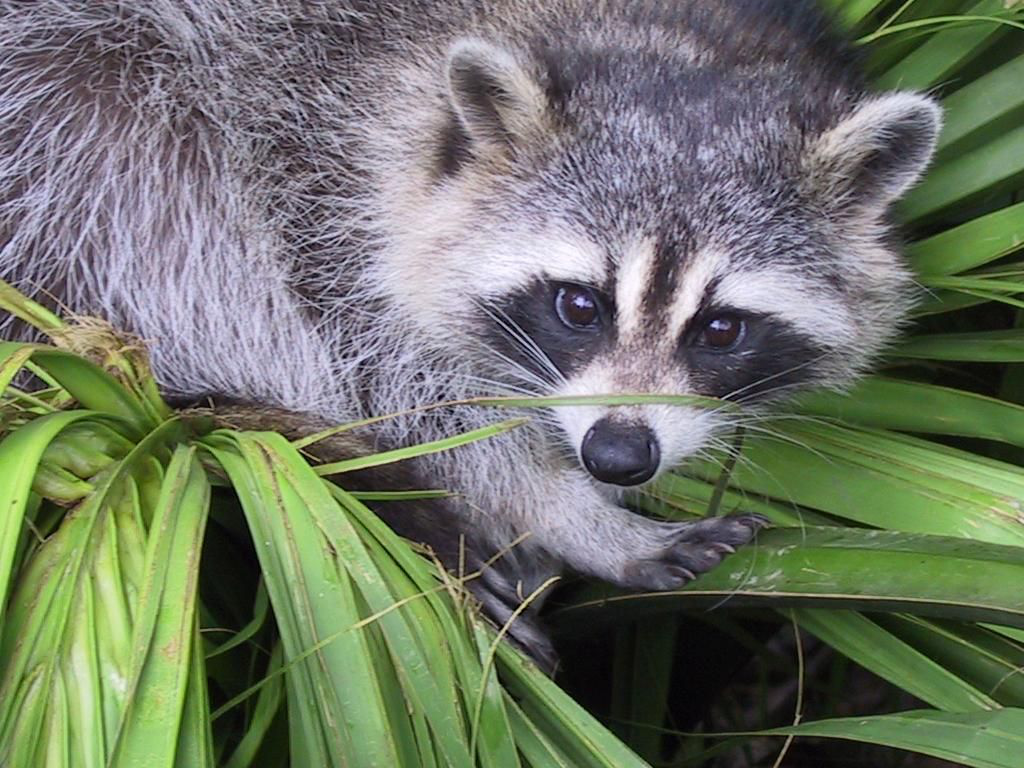
#> input picture LAB 7/racoon.png, 1024 x 768 px
$ jupyter execute 'LABORATOR 7.ipynb'
#> lines starting #> are read from the running program, lines starting #| are printed output that depends on the picture; long printed decimals are rounded
# Pachete necesare pentru folosirea acestui Notebook

Vom folosi [scipy](https://scipy.org/), [numpy](https://numpy.org/) si [matplotlib](https://matplotlib.org/).

[cell 1]
from scipy import misc, ndimage
import numpy as np
import matplotlib.pyplot as plt

# Imaginea cu care lucrÄm

Vom folosi o imagine din setul de date oferit implicit de cÄtre scipy.

[cell 2]
# [6 lines of commented-out code are left out]

import numpy as np
import imageio.v2 as imageio
import matplotlib.pyplot as plt

X = imageio.imread("racoon.png") # COLOR
#> X is the input picture: shape (768, 1024, 3); mean R, G, B 110.7, 117.7, 102.1
plt.imshow(X)
plt.axis("off")
plt.show()

gray = np.mean(X, axis=2)          # GRI = media celor 3 canale de culoare duce la grayscale
plt.imshow(gray, cmap="gray")
plt.axis("off")
plt.show()

#In practica: Gray = 0.299 * R + 0.587 * G + 0.114 * B

# Transformata Fourier a unei imagini

Transformata Fourier DiscretÄ se extinde uČor la mai multe dimensiuni. Pentru un semnal bidimensional precum o imagine DFT devine:

$$
Y_{m_1,m_2} = \sum_{n_1=0}^{N_1-1}\sum_{n_2=0}^{N_2-1}x_{n_1,n_2}e^{-j2\pi(m_1 n_1/N_1 + m_2 n_2/N_2)}
$$

* unde $n_1$ Či $n_2$ sunt poziČile pixelilor pe orizontalÄ, respectiv, pe verticalÄ
* bin-urile rezultate corespund poziČiilor pixelilor
* spectrul este ĂŽn continuare simetric
* proprietÄČile transformatei DFT 1D sunt respectate Či ĂŽn cazul celei 2D

Ăn continuare vom folosi rutina generalÄ `fft2` ce serveČte mai bine activitÄČii de ĂŽnvÄČare, deČi pentru semnale reale ar trebui sÄ folosim `rfft2` ce ĂŽntoarce doar informaČia esenČialÄ (ex. omite simetriile). De asemenea vom analiza spectrul ĂŽn scalÄ logaritmicÄ pentru a diferenČia mai bine magnitudinile bin-urilor DTF.

[cell 3]
Y = np.fft.fft2(gray)
freq_db = 20*np.log10(abs(Y))
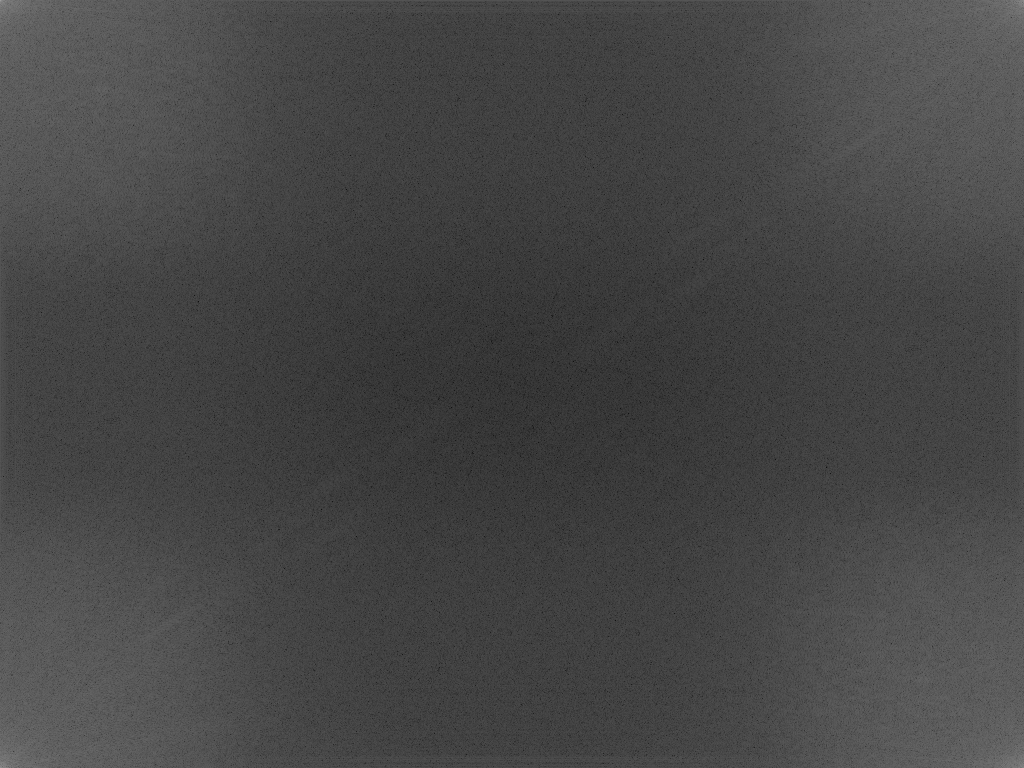
#> freq_db: shape (768, 1024) float64; min 14.21, max 158.8, mean 70.5

plt.imshow(freq_db)
plt.colorbar()
plt.show()

OperaČiile efectuate direct asupra imaginii se reflectÄ Či ĂŽn spectrul acesteia. IatÄ un exemplu a unei rotaČii de 45 de grade:

[cell 4]
rotate_angle = 45
X45 = ndimage.rotate(X, rotate_angle)
plt.imshow(X45, cmap=plt.cm.gray)
plt.show()

X45_gray = np.mean(X45, axis=2)
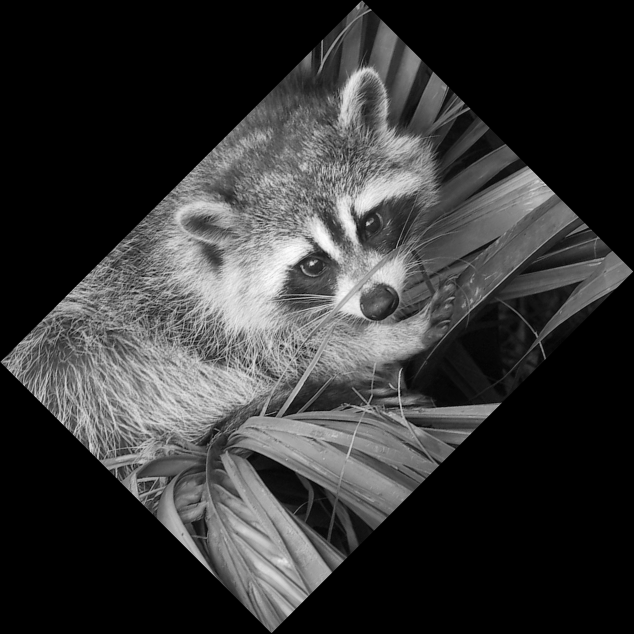
#> X45_gray: shape (1267, 1267) float64 (shown at 1/2 size); min 0, max 254.3, mean 53.9

Y45 = np.fft.fft2(X45_gray)
plt.imshow(20*np.log10(abs(Y45)))
plt.colorbar()
plt.show()

Momentan pe axe sunt afiČate numÄrul bin-urilor. Pentru a obČine frecvenČele asociate folosiČi `fftfreq`:

[cell 5]
freq_x = np.fft.fftfreq(X.shape[1])
freq_y = np.fft.fftfreq(X.shape[0])

plt.stem(freq_x, freq_db[:][0])
plt.show()

# Atenuarea frecvenČelor ĂŽnalte

Pentru a anula frecvenČele de peste un anumit prag `freq_cutoff` putem pur Či simplu anula intrÄrile din spectru Či aplica transformata Fourier inversÄ:

[cell 6]
freq_cutoff = 120

Y_cutoff = Y.copy()
Y_cutoff[freq_db > freq_cutoff] = 0 #unde magnitudinea în dB e MAI MARE decât pragul, pune 0 în spectru
                                    #elimină componentele cu energie mare (în general frecvențele joase, mai ales DC)
X_cutoff = np.fft.ifft2(Y_cutoff)
X_cutoff = np.real(X_cutoff)    # avoid rounding erros in the complex domain,
                                # in practice use irfft2
plt.imshow(X_cutoff, cmap=plt.cm.gray)
plt.show()

# Zgomot

Zgomotul alb perturbÄ ĂŽn mod egal spectrul semnalului. Este astfel egal distribuit Či regÄsit ĂŽn toate bin-urile DFT. [Zgomotul color](https://en.wikipedia.org/wiki/Colors_of_noise) se schimbÄ de-a lungul frecvenČelor.

Putem adÄuga zgomot ĂŽn limita a `pixel_noise` pixeli imaginii folosind `random.randint`:

[cell 7]
pixel_noise = 200
X = np.mean(X, axis=2)          # GRI

noise = np.random.randint(-pixel_noise, high=pixel_noise+1, size=X.shape)
X_noisy = X + noise
plt.imshow(X, cmap=plt.cm.gray)
plt.title('Original')
plt.show()
plt.imshow(X_noisy, cmap=plt.cm.gray)
plt.title('Noisy')
plt.show()

# Sarcini

1. ProduceČi imaginile Či spectrul pentru funcČiile de mai jos Či daČi o explicaČie scurtÄ pentru fiecare rezultat.
* $x_{n_1,n_2} = \sin(2\pi n_1 + 3\pi n_2)$
* $x_{n_1,n_2} = \sin(4\pi n_1) + \cos(6\pi n_2)$
* $Y_{0,5} = Y_{0,N-5} = 1\text{, altfel }Y_{m_1,m_2} = 0,\ \forall m_1, m_2$
* $Y_{5,0} = Y_{N-5,0} = 1\text{, altfel }Y_{m_1,m_2} = 0,\ \forall m_1, m_2$
* $Y_{5,5} = Y_{N-5,N-5} = 1\text{, altfel }Y_{m_1,m_2} = 0,\ \forall m_1, m_2$

*AtenČie*: $x$ reprezintÄ informaČie ĂŽn domeniul timpului, $Y$ ĂŽn domeninul frecvenČei.

2. ComprimaČi imaginea cu ratonul de mai sus prin atenuarea frecvenČelor ĂŽnalte pĂ˘nÄ la un prag SNR autoimpus.

3. EliminaČi zgomotul adÄugat la imaginea cu ratonul produsÄ mai sus. PrezentaČi raportul SNR ĂŽnainte Či dupÄ.

[cell 8]
#1.

#PRIMA BULINA sin(2 pi n1+3 pi n2) = (de fapt) =  sin( 3 pi n2 + multiplu de 2pi) = sin(3 pi n2) = sin( multiplu de pi) = 0

def x1(n1,n2):
    return np.sin(2*np.pi*n1 + 3*np.pi * n2)

N = 64 #generez un semnal de 64 x 64

n1 = np.arange(N) # esantioanele pe axa orizontala
# print(n1)
n2 = np.arange(N) # esantioanele pe axa verticala

n1g, n2g = np.meshgrid(n1, n2, indexing='ij') #returneaza doua matrici 2D, construite din vectorii de intrare
                                                    # prin replicarea primului pe linii si a celui de-al doilea pe coloane
print(n1g) # matrice cu vectorul n1 repetat pe linii de 64 de ori
print(n2g) # matrice cu vectorul n2 repetat pe linii de 64 de ori

# 2D (meshgrid)
# meshgrid ia vectorii 1D si creeaza doi tensor-matrici de dimensiune 64 x 64


# n1g conține pe fiecare coloană același vector n1
# n2g conține pe fiecare linie același vector n2

x = x1(n1g, n2g)

plt.imshow(x, cmap='gray')
plt.title("x(n1,n2) = sin(2π n1 + 3π n2) - practic/ erori din cauza FP")
plt.axis('off')
plt.savefig("1_a_practic.pdf")
plt.show()

#TEORETIC:
x_teoretic = np.zeros((N, N))
plt.imshow(x_teoretic, cmap='gray')
plt.title("x(n1,n2) = sin(2π n1 + 3π n2) = 0 - teoretic/fara erori FP")
plt.axis('off')
plt.savefig("1_a_teoretic.pdf")
plt.show()

#spectru
X = np.fft.fft2(x)

plt.imshow(np.abs(X), cmap='gray')
plt.title("Spectrul lui x1(n1,n2) - practic/cu erorile anterioare de FP")
plt.axis('off')
plt.savefig("1_a_practic_spectru.pdf")
plt.show()

#spectru pentru x_teoretic:
X_teoretic = np.fft.fft2(x_teoretic)

plt.imshow(np.abs(X_teoretic), cmap='gray')
plt.title("Spectrul lui x1(n1,n2) - teoretic/fraa erorile anterioare de FP")
plt.axis('off')
plt.savefig("1_a_teoretic_spectru.pdf")
plt.show()


#COMENTARII:

#Pentru un semnal care e peste tot 0, transformata sa Fourier e peste tot 0.
# X[m1, m2] = 0, orice m1, m2 daca x[m1,m2] = 0

[cell 9]
# A DOUA BULINA

def x2(n1, n2):
    return np.sin(4*np.pi*n1) + np.cos(6*np.pi*n2)

# Obs: sin(4 pi n1) = sin( multiplu de 2pi) = 0
#      cos(6 pi n2) = cos( multiplu de 2pi) = cos 0 = 1

# Deci x(n1, n2) = 1, orice n1, n2

x = np.ones((N, N))

plt.imshow(x, cmap='gray')
plt.title("x(n1,n2) = sin(4π n1) + cos(6π n2) = 1")
plt.axis('off')
plt.savefig("1_b.pdf")
plt.show()

#spectru
X = np.fft.fft2(x)
print(X)

plt.imshow(np.abs(X), cmap='gray')
plt.title("Spectrul lui x(n1,n2) = sin(4π n1) + cos(6π n2) = 1")
plt.axis('off')
plt.savefig("1_b_spectru.pdf")
plt.show()

#COMENTARII:

# Semnalul e constant, mereu egal cu 1
# Imaginea e o matrice uniforma, de culoare foarte apropiata de negru (negru = 0, alb = 255)

# Transformata Fourier a unei imagini constante contine doar componenta DC (binul 0,0 = alb). Restul spectrului este 0.
# X[0,0] = N * N * 1 = 64 * 64 * 1 = 4096 = suma tuturor pixelilor din imagine
#                                    Daca normalizez si impart la N*N => media semnalului

[cell 10]
# A TREIA BULINA

Y = np.zeros((N, N))
Y[0,5] = 1
Y[0, N-5] = 1

plt.imshow(np.abs(Y), cmap='gray')
plt.title("Spectru Y[0,5] = Y[0, N-5] = 1, altfel 0")
# plt.axis('off')
plt.savefig("1_c_spectru.pdf")
plt.show()

x = np.fft.ifft2(Y)
x = np.real(x)

plt.imshow(x, cmap='gray')
plt.title("Semnal care corespunde \nspectrului Y[0,5] = Y[0, N-5] = 1, altfel 0")
plt.axis('off')
plt.savefig("1_c_semnal.pdf")
plt.show()

#COMENTARII:

# in Y am activat doar 2 binuri din spectrul 2D

# cum Y[m1, m2] = Y*[N1-m1, N2-m2] (AICI: Y[0,5] = Y*[0, N-5]), practic am activat o singura frecventa 2D, (m1, m2) = (0, +/-5)
# Asta inseamna ca in imaginea obtinuta cu ifft, m1 = 0 imi spune ca nu voi avea nicio variatie pe directia parcursa de n1 (nicio variatie pe linii, pe orizontala)
#                                                m2 = 5 imi spune ca voi avea o variatie pe directia parcursa de n2 (pe coloane, pe verticala)
#                                            frecventa acestei variatii e de 5 cicluri/lungimea imaginii

[cell 11]
# A PATRA BULINA

Y = np.zeros((N, N))
Y[5,0] = 1
Y[N-5,0] = 1

plt.imshow(np.abs(Y), cmap='gray')
plt.title("Spectru Y[5,0] = Y[N-5, 0] = 1, altfel 0")
# plt.axis('off')
plt.savefig("1_d_spectru.pdf")
plt.show()

x = np.fft.ifft2(Y)
x = np.real(x)

plt.imshow(x, cmap='gray')
plt.title("Semnal care corespunde \nspectrului Y[5,0] = Y[N-5,0] = 1, altfel 0")
plt.axis('off')
plt.savefig("1_d_semnal.pdf")
plt.show()

#COMENTARII:

# in Y am activat doar 2 binuri din spectrul 2D

# cum Y[m1, m2] = Y*[N1-m1, N2-m2] (AICI: Y[5,0] = Y*[N-5, 0]), practic am activat o singura frecventa 2D, (m1, m2) = (5, 0)
# Asta inseamna ca in imaginea obtinuta cu ifft, m2 = 0 imi spune ca NU voi avea nicio variatie pe directia parcursa de n2 (nicio variatie pe coloane, pe verticala)
#                                                m1 = 5 imi spune ca voi avea o variatie pe directia parcursa de n1 (pe linii, pe orizontala)
#                                            frecventa acestei variatii e de 5 cicluri de a lungul inaltimii imaginii

[cell 12]
# A CINCEA BULINA

Y = np.zeros((N, N))
Y[5,5] = 1
Y[N-5,N-5] = 1

plt.imshow(np.abs(Y), cmap='gray')
plt.title("Spectru Y[5,5] = Y[N-5, N-5] = 1, altfel 0")
# plt.axis('off')
plt.savefig("1_e_spectru.pdf")
plt.show()

x = np.fft.ifft2(Y)
x = np.real(x)

plt.imshow(x, cmap='gray')
plt.title("Semnal care corespunde \nspectrului Y[5,5] = Y[N-5,N-5] = 1, altfel 0")
plt.axis('off')
plt.savefig("1_e_semnal.pdf")
plt.show()

#COMENTARII:

# in Y am activat doar 2 binuri din spectrul 2D

# cum Y[m1, m2] = Y*[N1-m1, N2-m2] (AICI: Y[5,5] = Y*[N-5, N-5]), practic am activat o singura frecventa 2D, (m1, m2) = (5, 5)
# Asta inseamna ca in imaginea obtinuta cu ifft,
#               m1 = 5 imi spune ca voi avea o variatie pe directia parcursa de n1 (pe linii, pe orizontala)
#               m2 = 5 imi spune ca voi avea variatie simultan si pe verticala, directie parcursa de n2
#
#               => in imaginea reconstruita vad variatie pe diagonala

[cell 13]
# Exercitiul 2

# Comprim imaginea cu ratonul prin atenuarea frecventelor inalte pana la un prag SNR autoimpus

def SNR(img_original, img_nou): #SNR intre imaginea origianala si cea comprimata
    numarator = np.sum(img_original**2)
    numitor = np.sum((img_original - img_nou)**2)
    return 10 * np.log10(numarator / numitor)


# IMAGINEA CU RATON      - - -  - - -  -  - -  - - - -  -  - - -  - - - - - -  - - - -  - - - -  - -  - - - -
x_raton = imageio.imread("racoon.png")
raton_gray = np.mean(x_raton, axis=2)

plt.imshow(raton_gray, cmap='gray')
plt.show()

# TF a IMAGINII CU RATON - - -  - - -  -  - -  - - - -  -  - - -  - - - - - -  - - - -  - - - -  - -  - - - -
Y = np.fft.fft2(raton_gray)
freq_db = 20 * np.log10(np.abs(Y)) #magnitudinea in decibeli / scara log pt a vedea mai bine

# [8 lines of commented-out code are left out]

N1 = raton_gray.shape[0] #768
#> N1 = 768
N2 = raton_gray.shape[1] #1024
#> N2 = 1024
# print(N1, N2)

fy = np.fft.fftfreq(N1)   #frecventele reale pe Oy pentru care am calculat FT       768 de frecvente
fx = np.fft.fftfreq(N2)   #                  pe Ox                                  1024 de frecvente
# print(fy, len(fy))
# print(fx, len(fx))

FX, FY = np.meshgrid(fx, fy) # FX = matrice cu fx replicat pe orizontala de [inaltimea_imaginii] ori
                            # FY = matrice cu fy replicat pe verticala de [latimea_imaginii] ori

# print(len(FX), len(FX[0])) #768 1024
# print(len(FY), len(FY[0])) #768 1024

# definesc o raza cu un capat in 0,0 care imi spune cat de mult ma indepartez de frecventa 0,0 , i.e. cat de mult cresc in frecventa

#MATRICEA CU RAZELE (DISTANTELE FATA DE 0,0):
radius = np.sqrt(FX**2 + FY**2)

f_cut = 0.005
SNR_tinta = 10

while True: # cresc succesiv raza pana la care pastrez frecentele pana ajung la SNR tinta

    masca = radius <= f_cut # masca in care memorez True pentru o frecventa pe care o pastrez si False pentru o frecventa pe care o tai
                            # tai frecventele care au distanta fata de frecventa 0,0 mai mare decat f_cut, deci tai frecventele inalte

                            #Se pastreaza practic frecventele din interiorul a patru sferturi de cercuri corespunzand colturilor matricei
                            #Acolo am frecventele mici, apropiate ca distanta L2 de frecventa (0,0)
    #print(masca)

    Y_low_pass = Y * masca #spectrul filtrat in care au ramas doar frecventele joase
    x_lp = np.real(np.fft.ifft2(Y_low_pass)) #imaginea reconstruita din spectrul filtrat

    snr_actual = SNR(raton_gray, x_lp)

    print(f"f_cut={f_cut:.3f}, SNR={snr_actual:.2f} dB")

    if snr_actual >= SNR_tinta:
        break
    f_cut += 0.001
#> this loop made 2 passes
#> (numarator in SNR, numitor in SNR, snr_actual) on passes 1 to 2: (1.19e+10, 1.27e+09, 9.73), (1.19e+10, 1.1e+09, 10.33)
#| f_cut=0.005, SNR=9.73 dB
#| f_cut=0.006, SNR=10.33 dB
#> pass 1, `x_lp = np.real(np.fft.ifft2(Y_low_pass))`:
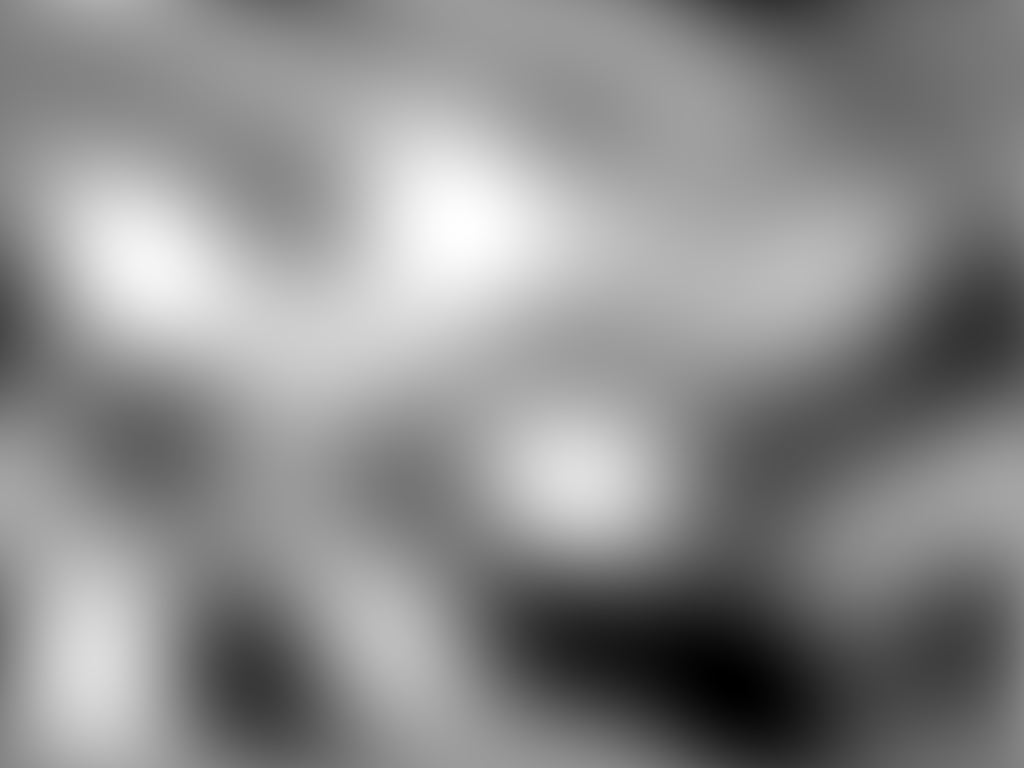
#> x_lp: shape (768, 1024) float64; min -1.05, max 201.8, mean 110.2; drawn with min black and max white
#> after the loop, f_cut = 0.006

plt.imshow(x_lp, cmap='gray')
plt.title(f"Imagine cu frecventele inalte atenuate pana la pragul SNR {SNR_tinta} dB")
plt.axis('off')
plt.savefig("2_imagine_filtrata.pdf")
plt.show()

[cell 14]
# Exerctiul 3 - eliminarea zgomotului alb
X = imageio.imread("racoon.png") # COLOR
pixel_noise = 200
X = np.mean(X, axis=2)          # GRI

noise = np.random.randint(-pixel_noise, high=pixel_noise+1, size=X.shape)
X_noisy = X + noise
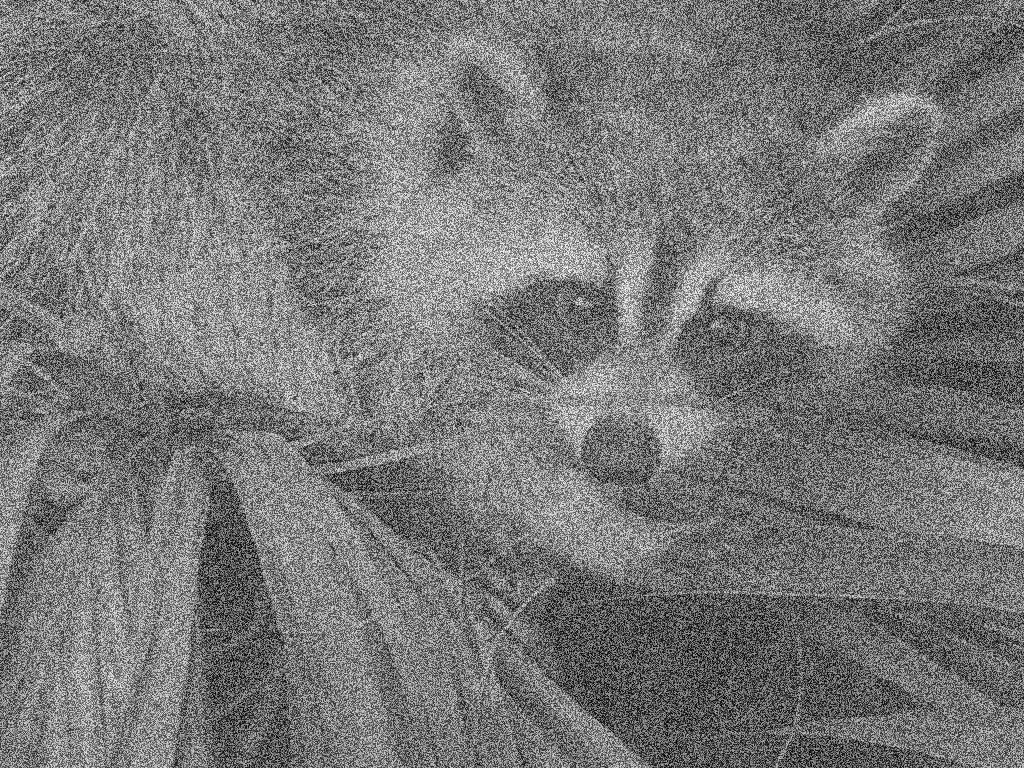
#> X_noisy: shape (768, 1024) float64; min -194.7, max 451.3, mean 110.1; drawn with min black and max white
plt.imshow(X, cmap=plt.cm.gray)
plt.title('Original')
plt.show()
plt.imshow(X_noisy, cmap=plt.cm.gray)
plt.title('Noisy')
plt.show()


snr_inainte = SNR(raton_gray, X_noisy)
#> snr_inainte = 0.541
print("SNR inainte de filtrare: ", snr_inainte)
#| SNR inainte de filtrare:  0.5415

Y_noisy = np.fft.fft2(X_noisy)


f_cut = 0.005
SNR_tinta = 14

while True: # cresc succesiv raza pana la care pastrez frecentele pana ajung la SNR tinta

    masca = radius <= f_cut # masca in care memorez True pentru o frecventa pe care o pastrez si False pentru o frecventa pe care o tai
                            # tai frecventele care au distanta fata de frecventa 0,0 mai mare decat f_cut, deci tai frecventele inalte

                            #Se pastreaza practic frecventele din interiorul a patru sferturi de cercuri corespunzand colturilor matricei
                            #Acolo am frecventele mici, apropiate ca distanta L2 de frecventa (0,0)
    #print(masca)

    Y_noisy_filtered = Y_noisy * masca
    x_denoised = np.real(np.fft.ifft2(Y_noisy_filtered))

    snr_actual = SNR(raton_gray, x_denoised)

    print(f"f_cut={f_cut:.3f}, SNR={snr_actual:.2f} dB")

    if snr_actual >= SNR_tinta:
        break
    f_cut += 0.01
#> this loop made 4 passes
#> (numitor in SNR, snr_actual) on passes 1 to 4: (1.27e+09, 9.73), (663415844.1, 12.55), (497847727.2, 13.79), (440867472.9, 14.32)
#| f_cut=0.005, SNR=9.73 dB
#| f_cut=0.015, SNR=12.55 dB
#| f_cut=0.025, SNR=13.79 dB
#| f_cut=0.035, SNR=14.32 dB
#> pass 3, `x_denoised = np.real(np.fft.ifft2(Y_noisy_filtered))`:
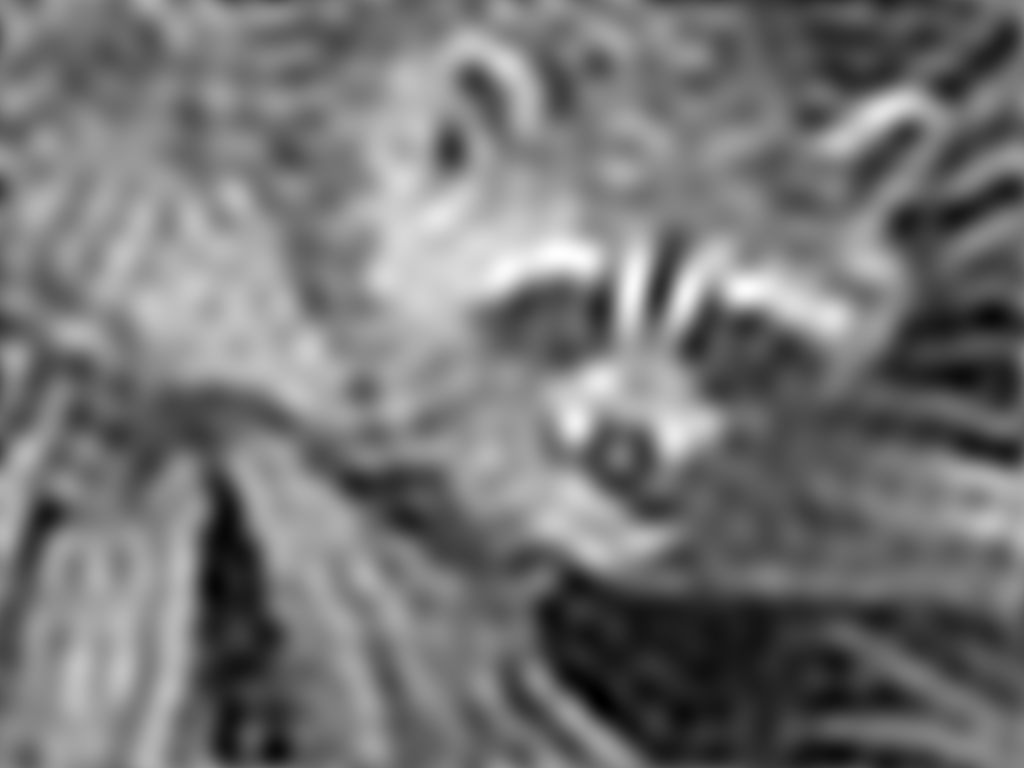
#> x_denoised: shape (768, 1024) float64; min -18.99, max 262.2, mean 110.1; drawn with min black and max white
#> after the loop, f_cut = 0.035


plt.imshow(x_denoised, cmap=plt.cm.gray)
plt.title('Denoised')
plt.savefig("3_denoised.pdf")
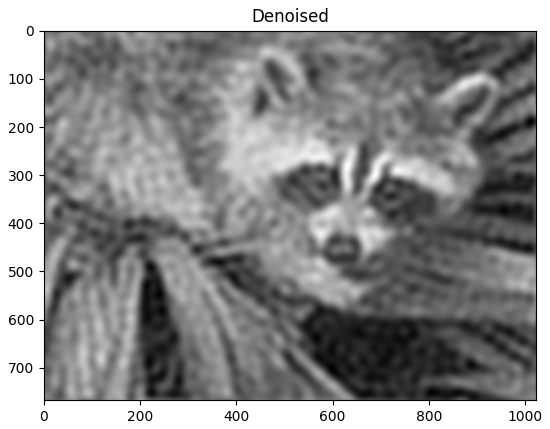
#> figure drawn by matplotlib, 1 panel
plt.show()

snr_dupa_filtrare = SNR(raton_gray, x_denoised)
#> snr_dupa_filtrare = 14.32
print("SNR dupa filtrarea zgomotului alb:", snr_dupa_filtrare)
#| SNR dupa filtrarea zgomotului alb: 14.320
